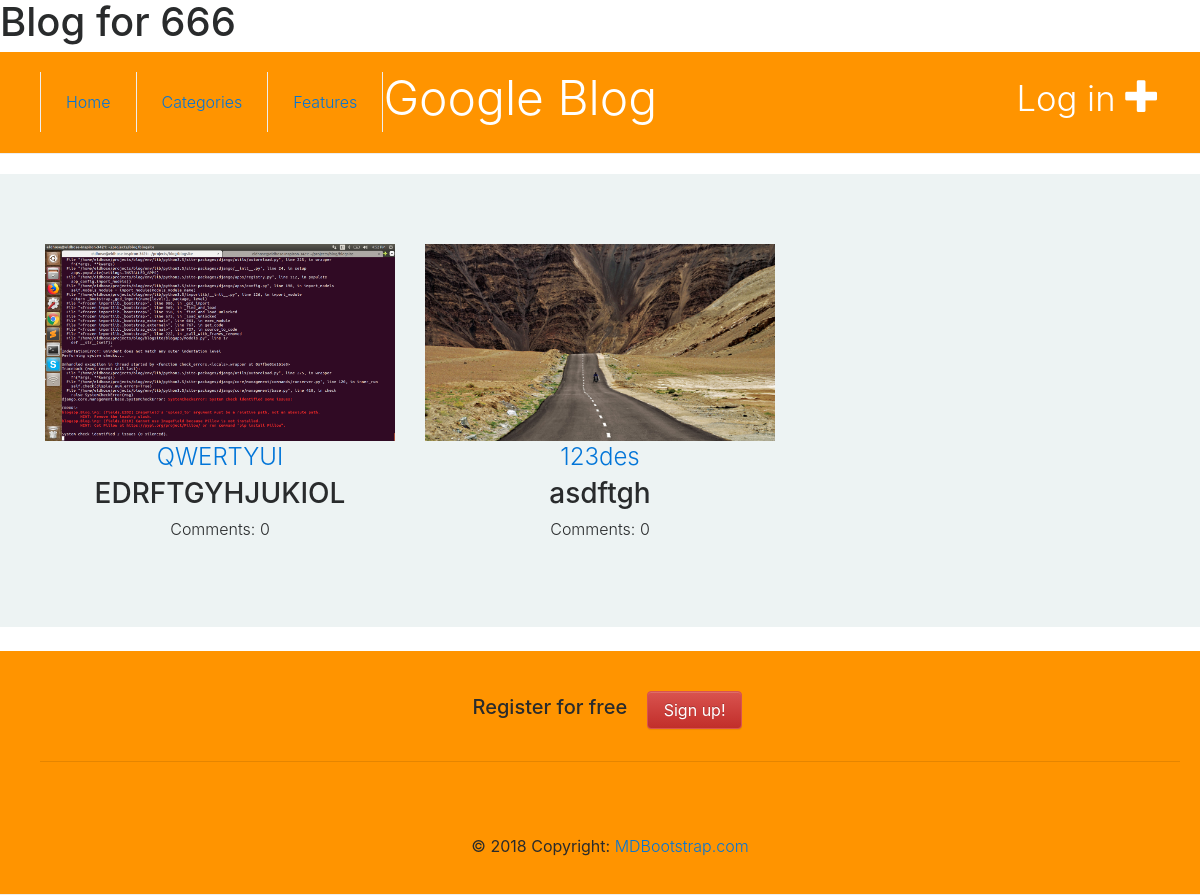
/, run on an earlier commit of the app's database.
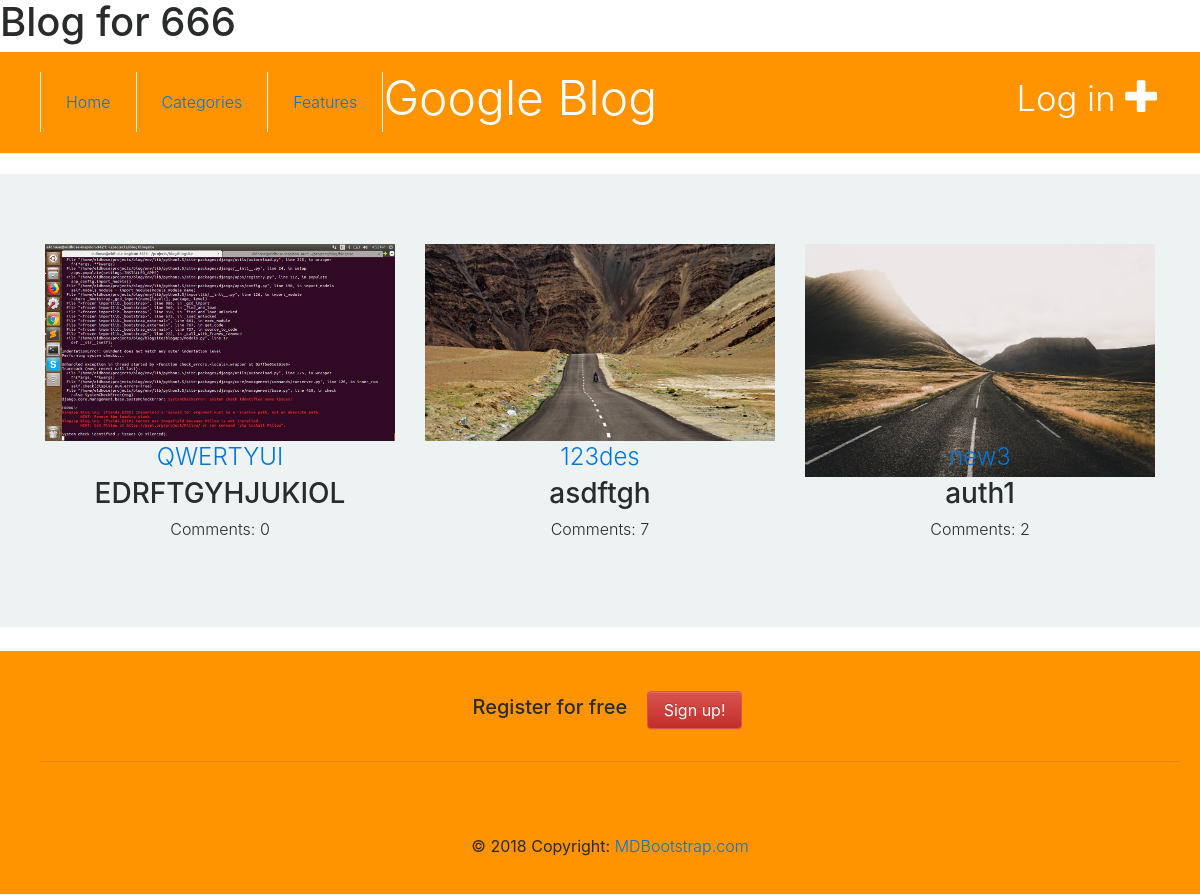
And on a later commit of the database.
### blogapp/models.py (models this page shows, shortened)
class Blog(models.Model):
    title = models.CharField(max_length=200)
    img = models.ImageField(upload_to='blogapp/images')
    published_date = models.DateTimeField(blank=True, null=True, default=timezone.now())
    author = models.CharField(max_length=100)
    caption = models.CharField(max_length=200)
    text = models.TextField()

### blogapp/views.py (the view)
# urls.py: path('', blogs, name='blogs'),
def blogs(request):
    context = {}
    context['blog'] = Blog.objects.all()
    context['comment'] = Comment.objects.all()
    return render(request, 'blogapp/home_user.html', context)

### blogapp/templates/blogapp/home_user.html (shortened to what this page needs)
{% extends 'blogapp/base.html' %}
	{% block content %}
	<section class="blog-area section">
		<div class="container">
			<div class="row">
							{% for post in blog %}
						<div class="col-sm-4">
							  	<div class="img-responsive image-height"><a href="{%  url 'blog_detail' pk=post.pk %}"><img src="{{post.img.url}}" alt="Blog Image"  width="100%"></a></div>
								<div class="blog-info">
									<h4 class="title"><a href="#">{{ post.title }}</a></h4>
									<h3 class="author">{{post.author}}</h3>
									<ul class="post-footer">
										<li>Comments: {{post.get_blog_comment.count}}</a></li>
									</ul>
								</div>
						</div>
  							{% endfor %}
				</div>
			</div>
	</section>
{% endblock %}

What changed in the data, as far as the page shows it:
computed for Blog "asdftgh": get_blog_comment.count "0" → "7"
added Blog: img (picture), title "new3", author "auth1", get_blog_comment.count "2"
